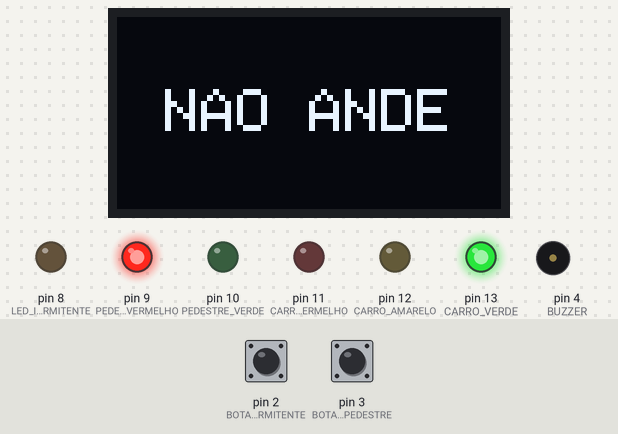
Recording of a sketch running on a simulated Arduino Uno, built with avr-gcc and run on an emulated ATmega328P. Shown: 128×64 one-colour display, output pins drawn as LEDs (lit = HIGH), buzzer (waves = sounding). Dashed ring = blinking. The test bench sets the inputs (shaded band); at power-on: pin 2 (BOTAO_PUSH_INTERMITENTE) HIGH, pin 3 (BOTAO_PUSH_PEDESTRE) HIGH. The display library's start-up logo is not drawn.

Above: at 3.2 s.
3.3 s: pin 2 (BOTAO_PUSH_INTERMITENTE) pulled LOW for 0.15 s
At 3.7 s:
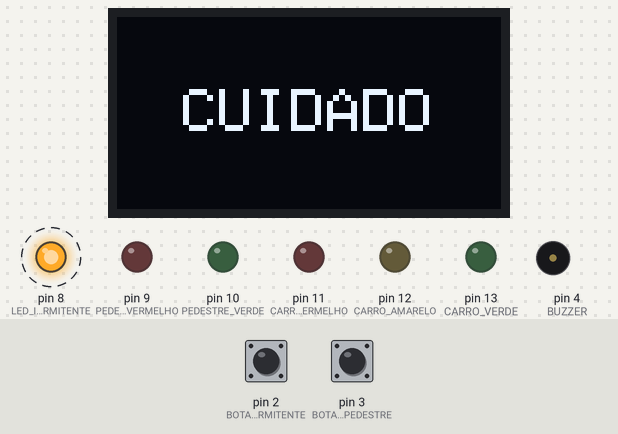
6.3 s: pin 2 (BOTAO_PUSH_INTERMITENTE) pulled LOW for 1 s
At 6.7 s:
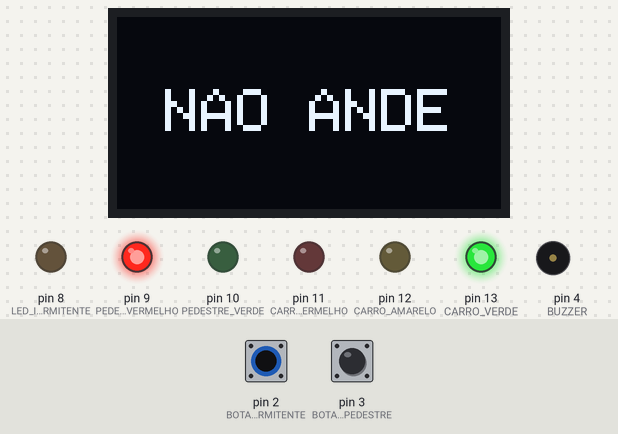
8.8 s: pin 3 (BOTAO_PUSH_PEDESTRE) pulled LOW for 0.15 s
11.9 s: pin 2 (BOTAO_PUSH_INTERMITENTE) pulled LOW for 3.2 s
At 12.8 s:
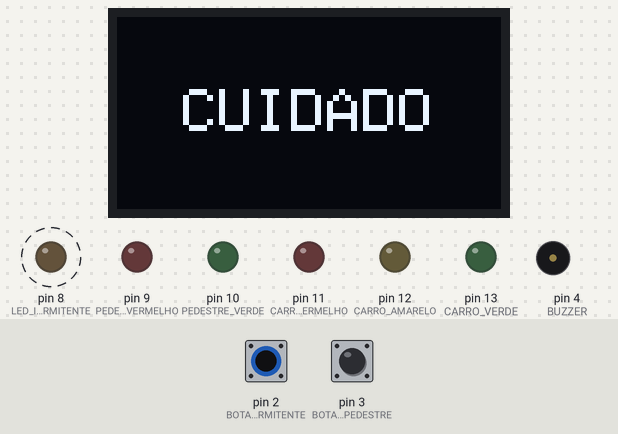
16.6 s: pin 2 (BOTAO_PUSH_INTERMITENTE) pulled LOW for 0.15 s
At 23.3 s:
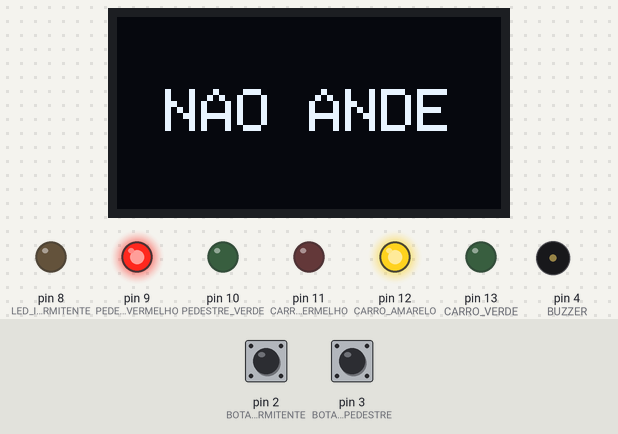
Timing chart, 0 to 35.1 s (numbered marks = the images above; inputs shaded):
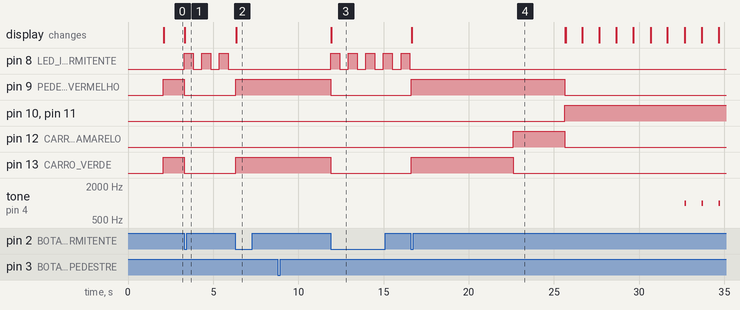

The sketch:

logica_semaforo.ino
```cpp
#include <Wire.h>
#include <Adafruit_GFX.h>
#include <Adafruit_SSD1306.h>

// Definição dos pinos para os LEDs dos carros e pedestres
#define CARRO_VERDE 13
#define CARRO_AMARELO 12
#define CARRO_VERMELHO 11
#define PEDESTRE_VERDE 10
#define PEDESTRE_VERMELHO 9
#define LED_INTERMITENTE 8
#define BOTAO_PUSH_INTERMITENTE 2
#define BOTAO_PUSH_PEDESTRE 3
#define BUZZER 4

// Definição das durações dos estados em milissegundos
const unsigned long DURACAO_CARROS_VERDE = 10000;
const unsigned long DURACAO_CARROS_AMARELO = 3000;
unsigned long DURACAO_PEDESTRE_VERDE = 10000; // Duração atual do verde para pedestres
const unsigned long INTERVALO_INTERMITENTE = 500;
const unsigned long TEMPO_MAXIMO_PEDESTRE = 5000;
const unsigned long TEMPO_EXTRA_PEDESTRE = 1000;

// Configuração do display OLED
#define SCREEN_WIDTH 128 // Largura do display OLED em pixels
#define SCREEN_HEIGHT 64 // Altura do display OLED em pixels
#define OLED_RESET -1    // Reset pin # (or -1 if sharing Arduino reset pin)
Adafruit_SSD1306 display(SCREEN_WIDTH, SCREEN_HEIGHT, &Wire, OLED_RESET);

// Estados do semáforo
enum Estado {
  CARROS_VERDE,
  CARROS_AMARELO,
  CARROS_VERMELHO_PEDESTRE_VERDE,
  INTERMITENTE
};

Estado estadoAtual = CARROS_VERDE;
unsigned long tempoAnterior = 0;
unsigned long tempoIntermitenteAnterior = 0;
unsigned long tempoUltimoBip = 0;
bool estadoIntermitente = false;
bool botaoPressionadoAnteriorIntermitente = false;
bool botaoPressionadoAnteriorPedestre = false;
bool pedestreSolicitou = false;

/**
 * @brief Configura os pinos e inicializa o semáforo.
 */
void setup() {
  pinMode(CARRO_VERDE, OUTPUT);
  pinMode(CARRO_AMARELO, OUTPUT);
  pinMode(CARRO_VERMELHO, OUTPUT);
  pinMode(PEDESTRE_VERDE, OUTPUT);
  pinMode(PEDESTRE_VERMELHO, OUTPUT);
  pinMode(LED_INTERMITENTE, OUTPUT);
  pinMode(BOTAO_PUSH_INTERMITENTE, INPUT_PULLUP);
  pinMode(BOTAO_PUSH_PEDESTRE, INPUT_PULLUP);
  pinMode(BUZZER, OUTPUT);

  // Inicializa o display OLED
  if (!display.begin(SSD1306_SWITCHCAPVCC, 0x3C)) {
    Serial.println(F("SSD1306 allocation failed"));
    for (;;);
  }
  display.display();
  delay(2000); // Pause for 2 seconds
  display.clearDisplay();

  inicializarSemaforo();
  tempoAnterior = millis();
}

/**
 * @brief Função principal que é executada continuamente.
 */
void loop() {
  unsigned long tempoAtual = millis();
  bool botaoPressionadoIntermitente = digitalRead(BOTAO_PUSH_INTERMITENTE) == LOW;
  bool botaoPressionadoPedestre = digitalRead(BOTAO_PUSH_PEDESTRE) == LOW;

  // Detecta a mudança de estado do botão intermitente (pressionado para não pressionado e vice-versa)
  if (botaoPressionadoIntermitente && !botaoPressionadoAnteriorIntermitente) {
    alternarEstadoIntermitente();
    tempoAnterior = tempoAtual; // Reseta o tempo anterior
  }
  botaoPressionadoAnteriorIntermitente = botaoPressionadoIntermitente;

  // Detecta a mudança de estado do botão pedestre (pressionado para não pressionado e vice-versa)
  if (botaoPressionadoPedestre && !botaoPressionadoAnteriorPedestre && estadoAtual == CARROS_VERDE) {
    if (tempoAtual - tempoAnterior <= TEMPO_MAXIMO_PEDESTRE) {
      pedestreSolicitou = true;
    }
  }
  botaoPressionadoAnteriorPedestre = botaoPressionadoPedestre;

  switch (estadoAtual) {
    case CARROS_VERDE:
      if (pedestreSolicitou && (tempoAtual - tempoAnterior >= (TEMPO_MAXIMO_PEDESTRE + TEMPO_EXTRA_PEDESTRE))) {
        mudarParaEstado(CARROS_AMARELO, tempoAtual);
        pedestreSolicitou = false;
      } else if (!pedestreSolicitou && (tempoAtual - tempoAnterior >= DURACAO_CARROS_VERDE)) {
        mudarParaEstado(CARROS_AMARELO, tempoAtual);
      }
      break;

    case CARROS_AMARELO:
      if (tempoAtual - tempoAnterior >= DURACAO_CARROS_AMARELO) {
        mudarParaEstado(CARROS_VERMELHO_PEDESTRE_VERDE, tempoAtual);
      }
      break;

    case CARROS_VERMELHO_PEDESTRE_VERDE:
      if (tempoAtual - tempoAnterior >= DURACAO_PEDESTRE_VERDE) {
        mudarParaEstado(CARROS_VERDE, tempoAtual);
      } else {
        // Atualiza o display para contagem regressiva
        unsigned long tempoRestante = DURACAO_PEDESTRE_VERDE - (tempoAtual - tempoAnterior);
        mostrarContagemRegressiva(tempoRestante / 1000);

        // Tocar o buzzer nos últimos 3 segundos
        if (tempoRestante <= 3000) {
          if (tempoAtual - tempoUltimoBip >= 1000) { // Apita a cada 1 segundo
            tone(BUZZER, 1000); // Toca o buzzer com frequência de 1000 Hz
            delay(100); // Toca por 100ms
            noTone(BUZZER); // Para o buzzer
            tempoUltimoBip = tempoAtual;
          }
        }
      }
      break;

    case INTERMITENTE:
      piscarLedIntermitente(tempoAtual);
      // Atualiza o display para "CUIDADO"
      mostrarMensagem("CUIDADO");
      break;
  }
}

/**
 * @brief Inicializa os LEDs do semáforo no estado inicial.
 */
void inicializarSemaforo() {
  digitalWrite(CARRO_VERDE, HIGH);
  digitalWrite(CARRO_AMARELO, LOW);
  digitalWrite(CARRO_VERMELHO, LOW);
  digitalWrite(PEDESTRE_VERDE, LOW);
  digitalWrite(PEDESTRE_VERMELHO, HIGH);
  digitalWrite(LED_INTERMITENTE, LOW);
  noTone(BUZZER); // Certifica-se de que o buzzer está desligado
  // Atualiza o display para "NÃO ANDE"
  mostrarMensagem("NAO ANDE");
}

/**
 * @brief Alterna para o modo intermitente ou retorna ao modo normal.
 */
void alternarEstadoIntermitente() {
  if (estadoAtual == INTERMITENTE) {
    estadoAtual = CARROS_VERDE; // Retorna ao estado inicial
    inicializarSemaforo();
  } else {
    estadoAtual = INTERMITENTE;
    // Apaga todos os LEDs do semáforo
    apagarTodosOsLeds();
  }
}

/**
 * @brief Muda o semáforo para um novo estado.
 *
 * @param novoEstado O novo estado para o qual o semáforo deve mudar.
 * @param tempoAtual O tempo atual em milissegundos.
 */
void mudarParaEstado(Estado novoEstado, unsigned long tempoAtual) {
  estadoAtual = novoEstado;
  tempoAnterior = tempoAtual;

  switch (novoEstado) {
    case CARROS_VERDE:
      inicializarSemaforo();
      break;
    case CARROS_AMARELO:
      digitalWrite(CARRO_VERDE, LOW);
      digitalWrite(CARRO_AMARELO, HIGH);
      break;
    case CARROS_VERMELHO_PEDESTRE_VERDE:
      digitalWrite(CARRO_AMARELO, LOW);
      digitalWrite(CARRO_VERMELHO, HIGH);
      digitalWrite(PEDESTRE_VERDE, HIGH);
      digitalWrite(PEDESTRE_VERMELHO, LOW);
      // Atualiza o display para "ANDE"
      mostrarMensagem("ANDE");
      break;
    default:
      break;
  }
}

/**
 * @brief Apaga todos os LEDs do semáforo.
 */
void apagarTodosOsLeds() {
  digitalWrite(CARRO_VERDE, LOW);
  digitalWrite(CARRO_AMARELO, LOW);
  digitalWrite(CARRO_VERMELHO, LOW);
  digitalWrite(PEDESTRE_VERDE, LOW);
  digitalWrite(PEDESTRE_VERMELHO, LOW);
  digitalWrite(LED_INTERMITENTE, LOW);
}

/**
 * @brief Pisca o LED intermitente.
 *
 * @param tempoAtual O tempo atual em milissegundos.
 */
void piscarLedIntermitente(unsigned long tempoAtual) {
  if (tempoAtual - tempoIntermitenteAnterior >= INTERVALO_INTERMITENTE) {
    tempoIntermitenteAnterior = tempoAtual;
    estadoIntermitente = !estadoIntermitente;
    digitalWrite(LED_INTERMITENTE, estadoIntermitente ? HIGH : LOW);
  }
}

/**
 * @brief Mostra uma mensagem no display OLED centralizada.
 *
 * @param mensagem A mensagem a ser mostrada.
 */
void mostrarMensagem(const char* mensagem) {
  display.clearDisplay();
  display.setTextSize(2); // Tamanho do texto
  display.setTextColor(SSD1306_WHITE); // Cor do texto

  int16_t x1, y1;
  uint16_t w, h;
  display.getTextBounds(mensagem, 0, 0, &x1, &y1, &w, &h);

  // Calcula a posição para centralizar o texto
  int16_t x = (SCREEN_WIDTH - w) / 2;
  int16_t y = (SCREEN_HEIGHT - h) / 2;

  display.setCursor(x, y); // Posição inicial do texto
  display.println(mensagem); // Escreve a mensagem
  display.display(); // Atualiza o display com a nova mensagem
}

/**
 * @brief Mostra a contagem regressiva no display OLED junto com a mensagem "ANDE".
 *
 * @param segundosRestantes O número de segundos restantes.
 */
void mostrarContagemRegressiva(unsigned long segundosRestantes) {
  display.clearDisplay();
  display.setTextSize(2); // Tamanho do texto
  display.setTextColor(SSD1306_WHITE); // Cor do texto

  char buffer[16];
  sprintf(buffer, "ANDE | %lu", segundosRestantes);

  int16_t x1, y1;
  uint16_t w, h;
  display.getTextBounds(buffer, 0, 0, &x1, &y1, &w, &h);

  // Calcula a posição para centralizar o texto
  int16_t x = (SCREEN_WIDTH - w) / 2;
  int16_t y = (SCREEN_HEIGHT - h) / 2;

  display.setCursor(x, y); // Posição inicial do texto
  display.println(buffer); // Escreve a contagem regressiva
  display.display(); // Atualiza o display com a nova contagem
}
```

Measured:
- after the input at 3.3 s, pin 8 (LED_INTERMITENTE): alternates HIGH for 0.52 s and LOW for 0.52 s, starting at once; pin 9 (PEDESTRE_VERMELHO), pin 13 (CARRO_VERDE): HIGH → LOW at once; the display: changes at once (image 1)
- after the input at 6.3 s, pin 8 (LED_INTERMITENTE): stops changing and stays LOW; pin 9 (PEDESTRE_VERMELHO), pin 13 (CARRO_VERDE): LOW → HIGH at once; the display: changes at once (image 2)
- after the input at 8.8 s, every drawn part: stays the same
- after the input at 11.9 s, pin 8 (LED_INTERMITENTE): alternates HIGH for 0.52 s and LOW for 0.52 s, starting at once; pin 9 (PEDESTRE_VERMELHO): HIGH → LOW after 0.00 s instead of 3.4 s
- after the input at 16.6 s, pin 8 (LED_INTERMITENTE): stops changing and stays LOW; pin 9 (PEDESTRE_VERMELHO): LOW → HIGH at once, → LOW 9.0 s later
